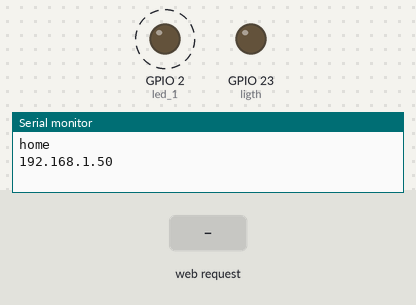
Recording of a program running on a simulated ESP32. Shown: output pins drawn as LEDs (lit = HIGH), the last lines printed to the serial monitor. Dashed ring = blinking. The inputs (shaded band) are chosen by the test bench. WiFi joins after 1.5 s; servers stay silent unless stated.

Above: at 2.38 s.
2.8 s: HTTP request GET /H? received
At 3.13 s:
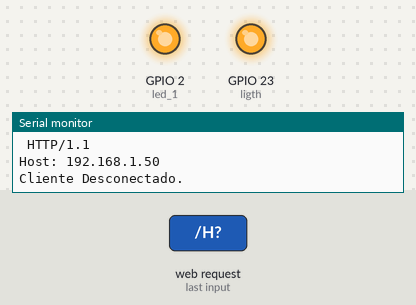
At 3.87 s:
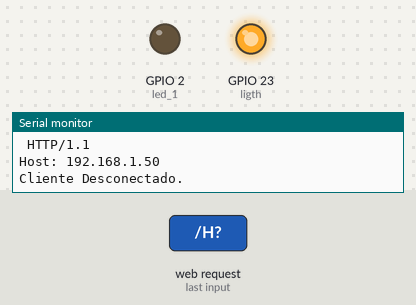
5.8 s: HTTP request GET /L? received
At 6.13 s:
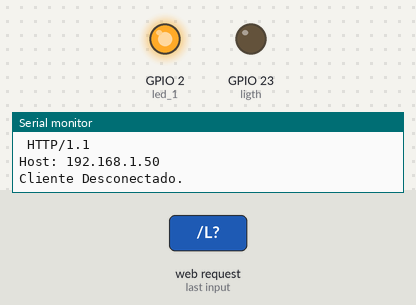
Timing chart, 0 to 14.8 s (numbered marks = the images above; inputs shaded):
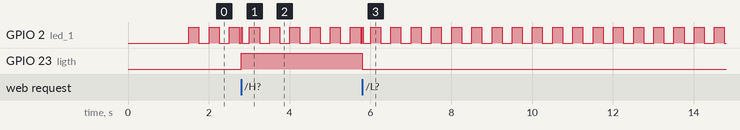

The program:

main.cpp
```cpp
#include "tools.h"
#include "connect_tool.h"

#define led_1 2

LightState *st = new LightState();

void setup() {
  pinMode(led_1, OUTPUT);
  pinMode(ligth, OUTPUT);
  Serial.begin(9600);
  WifiManager();
  espServer.begin();
}

void socketServer() {
  espClient = espServer.accept();           // aguarda por conexões de clientes

  if (espClient) {                          // se um cliente conectar
    Serial.println("Novo cliente.");        // imprime uma mensagem na porta serial
    String currentLine = "";                // cria uma string para armazenar dados recebidos do cliente
    digitalWrite(led_1, 1);
    while (espClient.connected()) {         // enquanto o cliente estiver conectado
      if (espClient.available()) {          // se há bytes para serem lidos do cliente
        char c = espClient.read();          // lê um byte, então
        Serial.write(c);                    // imprime na porta serial
        if (c == '\n') {                    // se o byte é um caractere de nova linha
          // se a linha atual está vazia, significa que há dois caracteres de nova linha em sequência.
          // esse é o fim do pedido HTTP do cliente, então envia uma resposta:
          if (currentLine.length() == 0) {
            // Cabeçalhos HTTP sempre começam com um código de resposta (ex. HTTP/1.1 200 OK)
            // e um content-type para que o cliente saiba o que está vindo, seguido por uma linha em branco:
            espClient.println("HTTP/1.1 200 OK");
            espClient.println("Content-type:text/html");
            espClient.println();
            // o conteúdo da resposta HTTP segue o cabeçalho:
            espClient.print(pageHTML(st->getState()));
            // A resposta HTTP termina com outra linha em branco:
            espClient.println();
            // interrompe o loop while:
            break;
          } else {    // se receber uma nova linha, limpa currentLine:
            currentLine = "";
          }
        } else if (c != '\r') {  // se receber algo diferente de um retorno de carro
          currentLine += c;      // adiciona ao final de currentLine
        }
        // Verifica se a requisição do cliente foi "GET /H" ou "GET /L":
        st->setState(currentLine);
      }
    }
    // Serial.println(currentLine);
    // encerra a conexão:
    espClient.stop();
    Serial.println("Cliente Desconectado.");
  }
}

void blink() {
  static unsigned long current = millis();
  if ((millis() - current) < 250) {
    digitalWrite(led_1, 1);
  } else {
    digitalWrite(led_1, 0);
  }
  if ((millis() - current) >= 500) {
    current = millis();
  }
}

void loop() {
  blink();
  socketServer();
}
```

connect_tool.h
```cpp
#ifndef CONNECT_TOOL_H
#define CONNECT_TOOL_H

/*
Este arquivo implementa o WiFiManager com uma configuração mínima
*/

#include <Arduino.h>
#include <WiFiManager.h>
#include <WiFi.h>

WiFiManager wfm;
WiFiClient espClient;
WiFiServer espServer(80);

void reconnectWifi(){
  while (1) {
    wfm.autoConnect("BrainStorm Tecnologia - IOT");
    if (WiFi.status() == WL_CONNECTED) {
      Serial.println(WiFi.SSID());
      Serial.println(WiFi.localIP());
      break;
    }
    else{
      wfm.resetSettings();
      if (!wfm.startConfigPortal("BrainStorm Tecnologia - IOT")) {                                      // Nome da Rede e Senha gerada pela ESP
        Serial.println("Falha ao conectar");
        delay(2000);
        ESP.restart();
      }
      else{
        Serial.println("Conectado na Rede!!!");
        break;
      }
    }
  }
}

// callback que indica que o ESP entrou no modo AP
void configModeCallback(WiFiManager *myWiFiManager) {
  Serial.println("Entrou no modo de configuração");
  Serial.println(WiFi.softAPIP());                      // imprime o IP do AP
  Serial.println(myWiFiManager->getConfigPortalSSID()); // imprime o SSID criado da rede
}

// Callback que indica que salvamos uma nova rede para se conectar (modo estação)
void saveConfigCallback() {
  Serial.println("Configuração salva");
}

void WifiManager() {
  wfm.setAPCallback(configModeCallback);
  wfm.setSaveConfigCallback(saveConfigCallback);
  // Fixa um IP na rede.
  wfm.setSTAStaticIPConfig(
    IPAddress(192,168,0,6),
    IPAddress(192,168,0,1),
    IPAddress(255,255,255,0)
  ); // optional DNS 4th argument
  reconnectWifi();
}

#endif
```

tools.h
```cpp
#ifndef TOOLS_H
#define TOOLS_H
#include <Arduino.h>

#define ligth 23

class LightState;

class LightState {
  private:
  String state = "";
  public:
  LightState(){}

  void setState(String flag) {
    if (flag.endsWith("GET /H?")) {
      Serial.println(flag);
      digitalWrite(ligth, 1);
      this->state = "Ligado";
    } else if (flag.endsWith("GET /L?")) {
      Serial.println(flag);
      digitalWrite(ligth, 0);
      this->state = "Desligado";
    }
  }

  String getState() {
    return this->state;
  }
};

int square(int x){
  return (x * x);
}

char *convertInt(int num) {
  char *buffer = (char *) malloc(32 * sizeof(char));
  if (buffer == NULL) {
    return NULL;
  }
  itoa(num, buffer, 10);
  return buffer;
}

String pageHTML(String state) {
  String text = "<!DOCTYPE html>\
<html lang=\"pt-br\">\
<head>\
    <meta charset=\"UTF-8\">\
    <meta name=\"viewport\" content=\"width=device-width, initial-scale=1.0\">\
    <title>Esp32 Skills</title>\
    <style>\
        body{\
            height: 100vh;\
            display: flex;\
            flex-direction: column;\
            justify-content: center;\
            color: lightgray;\
            background-color: black;\
            margin: 0 auto;\
            padding: 0;\
        }\
        .center {\
            text-align: center;\
        }\
        .btn-liga {\
            color: green;\
        }\
        .btn-desliga {\
            color: red;\
        }\
        .btn-liga a {\
            color: green;\
        }\
        .btn-desliga a {\
            color: red;\
        }\
        .btn {\
            padding: 10px;\
            margin: 10px;\
            width: 25%;\
        }\
        .btn a {\
            font-size: large;\
            text-decoration: none;\
        }\
        .btn-container {\
            display: flex;\
            flex-direction: column;\
        }\
    </style>\
</head>\
<body class=\"center\">\
    <div>\
        <h1>Controle Da Casa</h1>\
        <h3>Luz do Quarto</h3>\
        <h4>" + state + "</h4>\
        <div class=\"btn-container\">\
            <form action=\"/H\" method=\"get\">\
                <button class=\"btn btn-liga\" type=\"submit\">Liga</button>\
            </form>\
            <form action=\"/L\" method=\"get\">\
                <button class=\"btn btn-desliga\" type=\"submit\">Desliga</button>\
            </form>\
        </div>\
    </div>\
</body>\
</html>";
  return text;
}


#endif
```

Measured:
- after the input at 2.8 s, GPIO 23 (ligth): LOW → HIGH at once
- after the input at 5.8 s, GPIO 23 (ligth): HIGH → LOW at once
